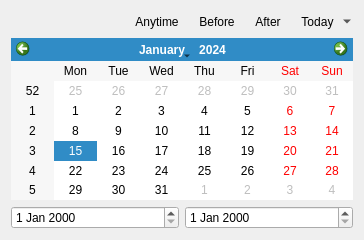
<?xml version="1.0" encoding="UTF-8"?>
<ui version="4.0">
 <author>Sebastian Trueg &lt;trueg@kde.org&gt;</author>
 <class>DateRangeSelectionWidgetBase</class>
 <widget class="QWidget" name="DateRangeSelectionWidgetBase">
  <property name="geometry">
   <rect>
    <x>0</x>
    <y>0</y>
    <width>364</width>
    <height>240</height>
   </rect>
  </property>
  <layout class="QVBoxLayout" name="verticalLayout">
   <item>
    <layout class="QHBoxLayout" name="horizontalLayout">
     <item>
      <spacer name="horizontalSpacer">
       <property name="orientation">
        <enum>Qt::Horizontal</enum>
       </property>
       <property name="sizeHint" stdset="0">
        <size>
         <width>0</width>
         <height>20</height>
        </size>
       </property>
      </spacer>
     </item>
     <item>
      <widget class="QToolButton" name="m_anytimeButton">
       <property name="text">
        <string>Anytime</string>
       </property>
       <property name="checkable">
        <bool>true</bool>
       </property>
       <property name="autoRaise">
        <bool>true</bool>
       </property>
       <attribute name="buttonGroup">
        <string>m_buttonGroup</string>
       </attribute>
      </widget>
     </item>
     <item>
      <widget class="QToolButton" name="m_beforeButton">
       <property name="text">
        <string>Before</string>
       </property>
       <property name="checkable">
        <bool>true</bool>
       </property>
       <property name="autoRaise">
        <bool>true</bool>
       </property>
       <attribute name="buttonGroup">
        <string>m_buttonGroup</string>
       </attribute>
      </widget>
     </item>
     <item>
      <widget class="QToolButton" name="m_afterButton">
       <property name="text">
        <string>After</string>
       </property>
       <property name="checkable">
        <bool>true</bool>
       </property>
       <property name="autoRaise">
        <bool>true</bool>
       </property>
       <attribute name="buttonGroup">
        <string>m_buttonGroup</string>
       </attribute>
      </widget>
     </item>
     <item>
      <widget class="QToolButton" name="m_rangesButton">
       <property name="text">
        <string>Today</string>
       </property>
       <property name="checkable">
        <bool>true</bool>
       </property>
       <property name="popupMode">
        <enum>QToolButton::MenuButtonPopup</enum>
       </property>
       <property name="autoRaise">
        <bool>true</bool>
       </property>
       <attribute name="buttonGroup">
        <string>m_buttonGroup</string>
       </attribute>
      </widget>
     </item>
    </layout>
   </item>
   <item>
    <widget class="QCalendarWidget" name="m_calendar"/>
   </item>
   <item>
    <layout class="QHBoxLayout" name="horizontalLayout_2">
     <item>
      <widget class="QDateEdit" name="m_rangeStartEdit"/>
     </item>
     <item>
      <widget class="QDateEdit" name="m_rangeEndEdit"/>
     </item>
    </layout>
   </item>
  </layout>
 </widget>
 <resources/>
 <connections/>
 <buttongroups>
  <buttongroup name="m_buttonGroup">
   <property name="exclusive">
    <bool>false</bool>
   </property>
  </buttongroup>
 </buttongroups>
</ui>
